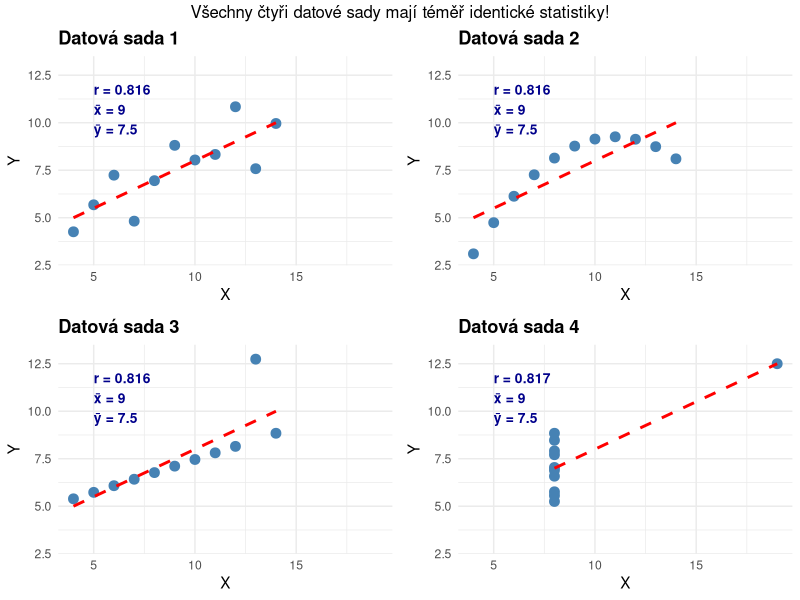

Recreate this plot in R.
## ---- chunk 1
#| label: fig-anscombe
#| fig-cap: "Anscombeho kvartet: Čtyři datové sady s identickými statistikami, ale rozdílnými rozloženími"
#| warning: false
#| fig-height: 8

library(ggplot2)
library(gridExtra)

# Anscombeho data jsou součástí R
data(anscombe)

# Příprava dat pro vizualizaci
anscombe_long <- data.frame(
  dataset = rep(1:4, each = 11),
  x = c(anscombe$x1, anscombe$x2, anscombe$x3, anscombe$x4),
  y = c(anscombe$y1, anscombe$y2, anscombe$y3, anscombe$y4)
)

# Výpočet statistik pro každou datovou sadu
stats_text <- data.frame(
  dataset = 1:4,
  label = sapply(1:4, function(i) {
    data_subset <- anscombe_long[anscombe_long$dataset == i, ]
    cor_val <- cor(data_subset$x, data_subset$y)
    mean_x <- mean(data_subset$x)
    mean_y <- mean(data_subset$y)
    paste0(
      "r = ", round(cor_val, 3), "\n",
      "x̄ = ", round(mean_x, 2), "\n",
      "ȳ = ", round(mean_y, 2)
    )
  })
)

# Vytvoření grafů pro každou datovou sadu
plots <- lapply(1:4, function(i) {
  data_subset <- anscombe_long[anscombe_long$dataset == i, ]

  ggplot(data_subset, aes(x = x, y = y)) +
    geom_point(size = 3, color = "steelblue") +
    geom_smooth(method = "lm", se = FALSE, color = "red", linetype = "dashed") +
    labs(
      title = paste0("Datová sada ", i),
      x = "X",
      y = "Y"
    ) +
    theme_minimal() +
    theme(plot.title = element_text(face = "bold")) +
    annotate("text", x = 5, y = 12,
             label = stats_text$label[i],
             hjust = 0, vjust = 1, size = 3.5, color = "darkblue",
             fontface = "bold") +
    coord_cartesian(xlim = c(4, 19), ylim = c(3, 13))
})

# Uspořádání grafů
gridExtra::grid.arrange(
  plots[[1]], plots[[2]], plots[[3]], plots[[4]],
  ncol = 2,
  top = "Všechny čtyři datové sady mají téměř identické statistiky!"
)
## ---- chunk 2
#| label: tbl-anscombe-stats
#| tbl-cap: "Statistické vlastnosti všech čtyř datových sad"

# Výpočet statistik
stats_summary <- data.frame(
  Charakteristika = c("Průměr X", "Průměr Y", "Rozptyl X", "Rozptyl Y",
                     "Korelace", "Regresní přímka"),
  Hodnota = c(
    "9.0",
    "7.5",
    "11.0",
    "4.1",
    "0.816",
    "y = 3.0 + 0.5x"
  )
)

knitr::kable(stats_summary, align = c("l", "r"))
